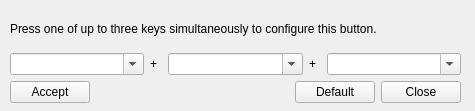
<?xml version="1.0" encoding="UTF-8"?>
<ui version="4.0">
 <class>ButtonConfigDialog</class>
 <widget class="QDialog" name="ButtonConfigDialog">
  <property name="windowModality">
   <enum>Qt::ApplicationModal</enum>
  </property>
  <property name="geometry">
   <rect>
    <x>0</x>
    <y>0</y>
    <width>475</width>
    <height>111</height>
   </rect>
  </property>
  <property name="minimumSize">
   <size>
    <width>475</width>
    <height>111</height>
   </size>
  </property>
  <property name="maximumSize">
   <size>
    <width>475</width>
    <height>111</height>
   </size>
  </property>
  <property name="windowTitle">
   <string>Button configuration</string>
  </property>
  <property name="modal">
   <bool>true</bool>
  </property>
  <widget class="QWidget" name="layoutWidget">
   <property name="geometry">
    <rect>
     <x>10</x>
     <y>10</y>
     <width>451</width>
     <height>93</height>
    </rect>
   </property>
   <layout class="QVBoxLayout" name="verticalLayout">
    <item>
     <widget class="QLabel" name="label">
      <property name="text">
       <string>Press one of up to three keys simultaneously to configure this button.</string>
      </property>
      <property name="wordWrap">
       <bool>true</bool>
      </property>
     </widget>
    </item>
    <item>
     <layout class="QHBoxLayout" name="horizontalLayout">
      <item>
       <widget class="QComboBox" name="cbKey1">
        <property name="focusPolicy">
         <enum>Qt::NoFocus</enum>
        </property>
        <property name="editable">
         <bool>true</bool>
        </property>
       </widget>
      </item>
      <item>
       <widget class="QLabel" name="label_2">
        <property name="maximumSize">
         <size>
          <width>12</width>
          <height>16777215</height>
         </size>
        </property>
        <property name="text">
         <string>+</string>
        </property>
       </widget>
      </item>
      <item>
       <widget class="QComboBox" name="cbKey2">
        <property name="focusPolicy">
         <enum>Qt::NoFocus</enum>
        </property>
        <property name="editable">
         <bool>true</bool>
        </property>
       </widget>
      </item>
      <item>
       <widget class="QLabel" name="label_3">
        <property name="maximumSize">
         <size>
          <width>12</width>
          <height>16777215</height>
         </size>
        </property>
        <property name="text">
         <string>+</string>
        </property>
       </widget>
      </item>
      <item>
       <widget class="QComboBox" name="cbKey3">
        <property name="focusPolicy">
         <enum>Qt::NoFocus</enum>
        </property>
        <property name="editable">
         <bool>true</bool>
        </property>
       </widget>
      </item>
     </layout>
    </item>
    <item>
     <layout class="QHBoxLayout" name="horizontalLayout_2">
      <item>
       <widget class="QPushButton" name="bAccept">
        <property name="focusPolicy">
         <enum>Qt::NoFocus</enum>
        </property>
        <property name="text">
         <string>Accept</string>
        </property>
        <property name="autoDefault">
         <bool>false</bool>
        </property>
        <property name="flat">
         <bool>false</bool>
        </property>
       </widget>
      </item>
      <item>
       <spacer name="horizontalSpacer">
        <property name="orientation">
         <enum>Qt::Horizontal</enum>
        </property>
        <property name="sizeHint" stdset="0">
         <size>
          <width>40</width>
          <height>20</height>
         </size>
        </property>
       </spacer>
      </item>
      <item>
       <widget class="QPushButton" name="bDefault">
        <property name="focusPolicy">
         <enum>Qt::NoFocus</enum>
        </property>
        <property name="text">
         <string>Default</string>
        </property>
        <property name="autoDefault">
         <bool>false</bool>
        </property>
       </widget>
      </item>
      <item>
       <widget class="QPushButton" name="bClose">
        <property name="focusPolicy">
         <enum>Qt::NoFocus</enum>
        </property>
        <property name="text">
         <string>Close</string>
        </property>
        <property name="autoDefault">
         <bool>false</bool>
        </property>
        <property name="default">
         <bool>false</bool>
        </property>
       </widget>
      </item>
     </layout>
    </item>
   </layout>
  </widget>
 </widget>
 <tabstops>
  <tabstop>bDefault</tabstop>
 </tabstops>
 <resources/>
 <connections>
  <connection>
   <sender>bClose</sender>
   <signal>released()</signal>
   <receiver>ButtonConfigDialog</receiver>
   <slot>reject()</slot>
   <hints>
    <hint type="sourcelabel">
     <x>458</x>
     <y>141</y>
    </hint>
    <hint type="destinationlabel">
     <x>21</x>
     <y>119</y>
    </hint>
   </hints>
  </connection>
  <connection>
   <sender>bDefault</sender>
   <signal>released()</signal>
   <receiver>ButtonConfigDialog</receiver>
   <slot>Default()</slot>
   <hints>
    <hint type="sourcelabel">
     <x>367</x>
     <y>141</y>
    </hint>
    <hint type="destinationlabel">
     <x>130</x>
     <y>139</y>
    </hint>
   </hints>
  </connection>
  <connection>
   <sender>bAccept</sender>
   <signal>clicked()</signal>
   <receiver>ButtonConfigDialog</receiver>
   <slot>Accept()</slot>
   <hints>
    <hint type="sourcelabel">
     <x>47</x>
     <y>125</y>
    </hint>
    <hint type="destinationlabel">
     <x>41</x>
     <y>150</y>
    </hint>
   </hints>
  </connection>
 </connections>
 <slots>
  <slot>Default()</slot>
  <slot>Accept()</slot>
 </slots>
</ui>
